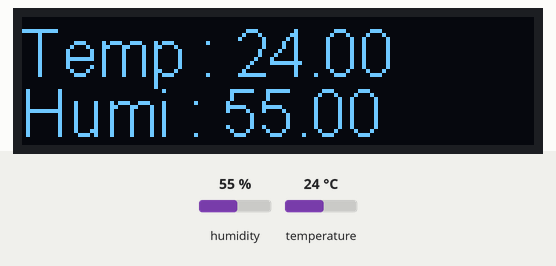
This program was run on a simulated ESP8266 (NodeMCU). Shown: 128×32 one-colour display. The inputs (shaded band) are chosen by the test bench; at power-on: humidity 55 %, temperature 24 °C. What the program prints to the serial monitor is not drawn.

Above: at 2.2 s.
2.3 s: humidity set to 22 %
At 4.9 s:
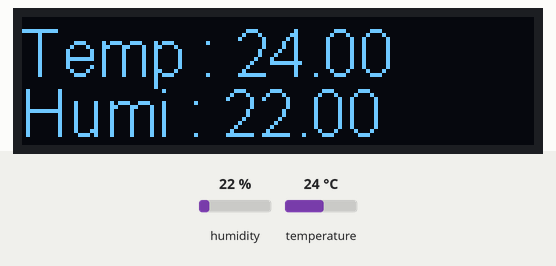
5.5 s: temperature set to 12 °C
At 7.3 s:
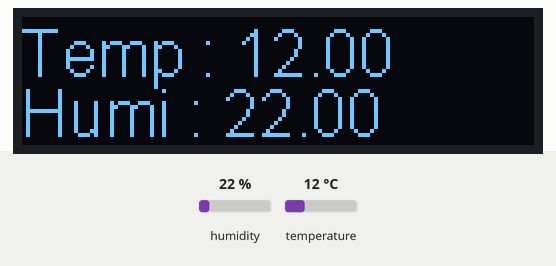
8.3 s: humidity set to 40 %
At 10.9 s:
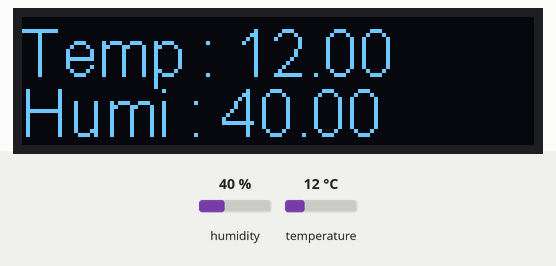
11.6 s: temperature set to 19 °C
At 13.4 s:
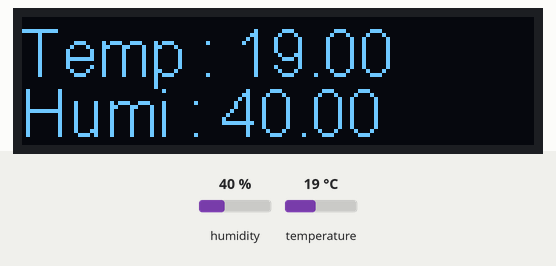
Timing chart, 0 to 14.9 s (numbered marks = the images above; inputs shaded):
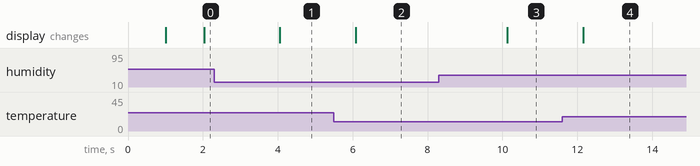

The program:

main.cpp
```cpp
#include <DHTesp.h>
#include <Arduino.h>
#include <SSD1306.h>

SSD1306             display(0x3c, 4, 5, GEOMETRY_128_32);

void readDHT22();

DHTesp dht;
int interval = 2000;
unsigned long lastDHTReadMillis = 0;
float humidity = 0;
float temperature = 0;

void setup() {
  Serial.begin(115200);
  dht.setup(14, DHTesp::DHT22);
  delay(1000);

  Serial.println(); Serial.println("Humidity \tTemperature ");

  display.init();
  display.flipScreenVertically();
  display.setFont(ArialMT_Plain_16);
}

void readDHT22(){
  unsigned long currentMillis = millis();

  if(currentMillis - lastDHTReadMillis >= interval){
    lastDHTReadMillis = currentMillis;

    humidity = dht.getHumidity();
    temperature = dht.getTemperature();
  }
}

void loop() {
  readDHT22();

  Serial.printf("%.1f\t %.1f\n", temperature, humidity);

  display.clear();
  display.drawString(0, 0, "Temp : " + String(temperature));
  display.drawString(0, 15, "Humi : " + String(humidity));
  display.display();

  delay(1000);
}
```

Measured:
- after the input at 2.3 s, the display: changes after 1.8 s (image 1)
- after the input at 5.5 s, the display: changes after 0.58 s (image 2)
- after the input at 8.3 s, the display: changes after 1.8 s (image 3)
- after the input at 11.6 s, the display: changes after 0.55 s (image 4)
